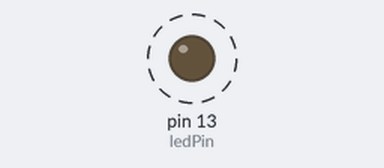
This sketch was run on a simulated Arduino Uno, built with avr-gcc and run on an emulated ATmega328P. On the bench: output pins drawn as LEDs (lit = HIGH). Dashed ring = blinking. What the sketch prints to the serial monitor is not drawn.

Above: at 0.5 s.
Timing chart, 0 to 3.0 s (numbered marks = the images above):
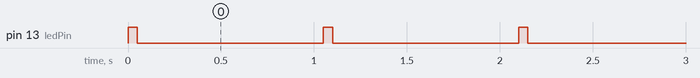

Measured:
- by itself, pin 13 (ledPin): alternates HIGH for 0.05 s and LOW for 1.0 s

The sketch:

counter_loop.ino
```cpp
int ledPin;
int counter;

void setup() {
  // put your setup code here, to run once:
  Serial.begin(9600); // opens serial port, sets data rate
  ledPin = 13;
  counter = 0;
  pinMode(ledPin, OUTPUT); // sets the digital pin as output
}

void loop() {
  // put your main code here, to run repeatedly:
  digitalWrite(ledPin, HIGH); // light up led
  delay(50); // delay 0.05s
  digitalWrite(ledPin, LOW); // turn off led
  Serial.print("iteration: ");
  Serial.print(counter);
  Serial.println();
  delay(1000);
  counter = counter +2;
}
```
